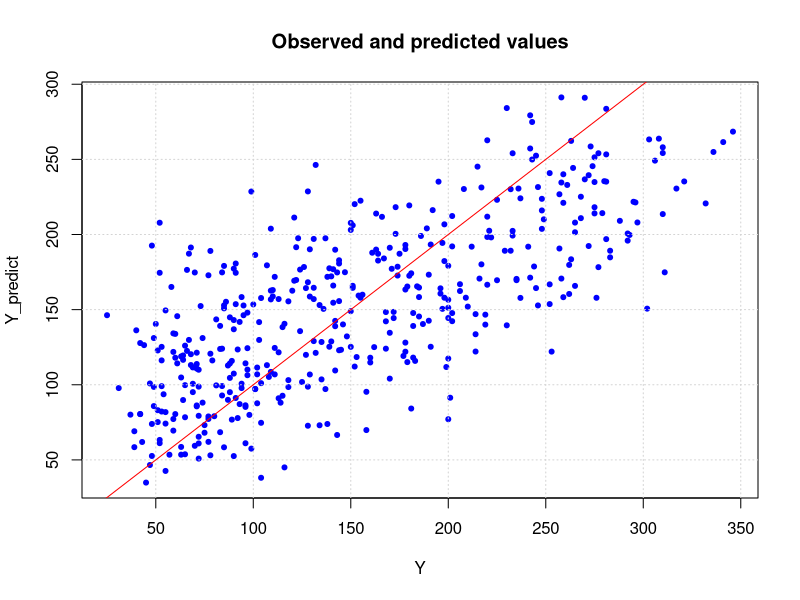
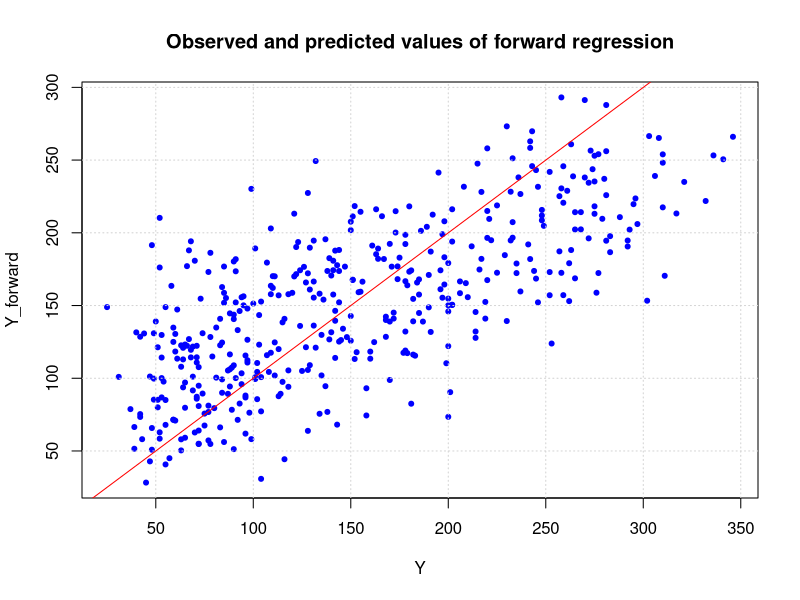
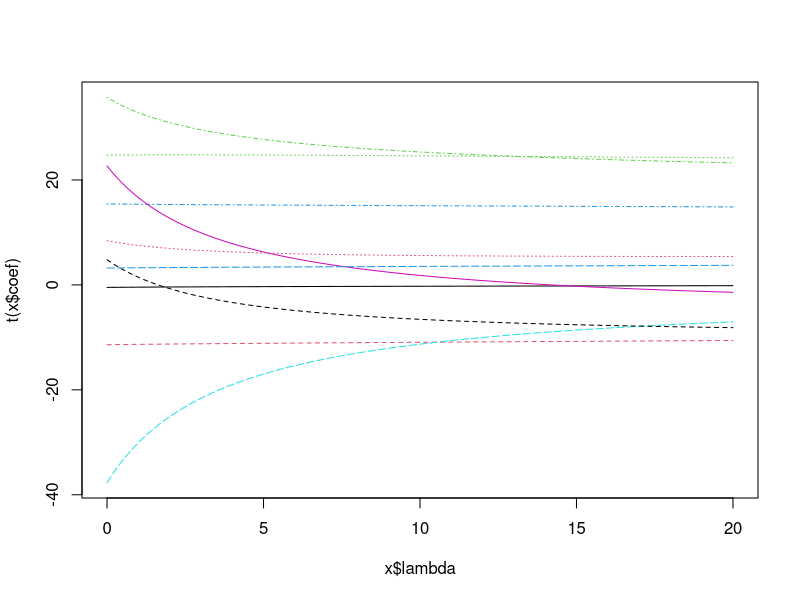
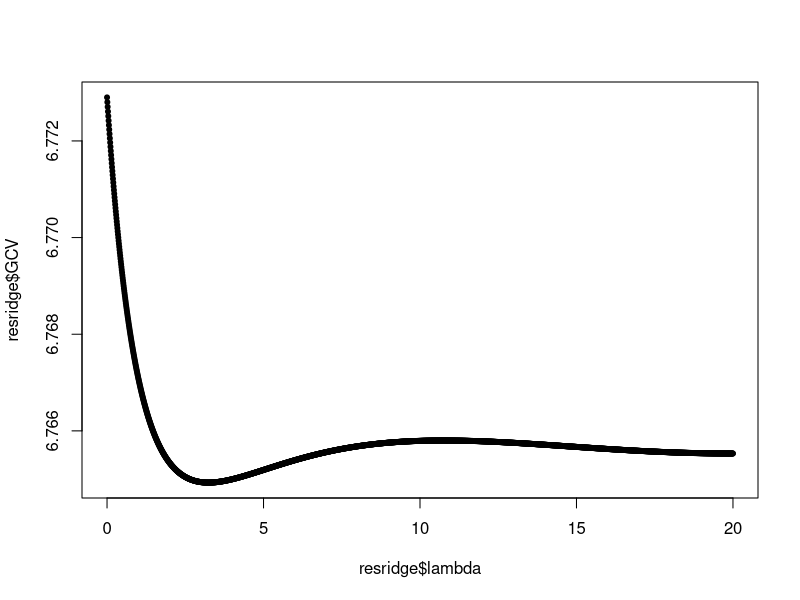

The R script that drew these images, in order: (Note: this script raises an error after producing the figures.)
## ---- chunk 1
rm(list=ls()); graphics.off()
## ---- chunk 2
tab <- read.table("diabetes.txt", header=TRUE, sep="\t")
X <- as.matrix(tab[, 1:10])
Y <- tab[, 11]
head(tab)
## ---- chunk 3
reg <- lm(Y~., data=tab)
summary(reg)
## ---- chunk 4
Y <- tab$Y
Y_predict <- predict(reg, tab)

plot(Y, Y_predict, col="blue", pch=20, 
     main="Observed and predicted values")
grid()
abline(a=0, b=1, col="red")
## ---- chunk 5
regforward <- step(lm(Y~1, data=tab), list(upper=reg), direction="forward")
summary(regforward)
## ---- chunk 6
Y_forward <- predict(regforward, tab)

plot(Y, Y_forward, col="blue", pch=20, 
     main="Observed and predicted values of forward regression")
grid()
abline(a=0, b=1, col="red")
## ---- chunk 7
library(MASS)
resridge <- lm.ridge(Y~., data=tab, lambda=seq(0,20,0.01))
## ---- chunk 8
plot(resridge)
## ---- chunk 9
plot(resridge$lambda, resridge$GCV, pch=20)
best_ridge_lambda <- as.numeric(names(which.min(resridge$GCV)))
print(paste("Best lambda:", best_ridge_lambda))
## ---- chunk 10
best_resridge <- lm.ridge(Y~., data=tab, lambda=best_ridge_lambda)
## ---- chunk 11
best_resridge$coef
## ---- chunk 12
best_coefridge <- coef(best_resridge)
## ---- chunk 13
Yridge <- X%*%as.vector(best_coefridge)
mean((Y - Yridge)^2)
## ---- chunk 14

## ---- chunk 15

## ---- chunk 16
library(glmnet)

cv_lasso <- cv.glmnet(X, Y, alpha=1)    # 10 folds default
plot(cv_lasso)

best_lasso_lambda <- cv_lasso$lambda.min
print(paste("Best lambda:", best_lasso_lambda))
## ---- chunk 17
best_lasso <- glmnet(X, Y, alpha=1, lambda=best_lasso_lambda)
## ---- chunk 18
coef(best_lasso)
